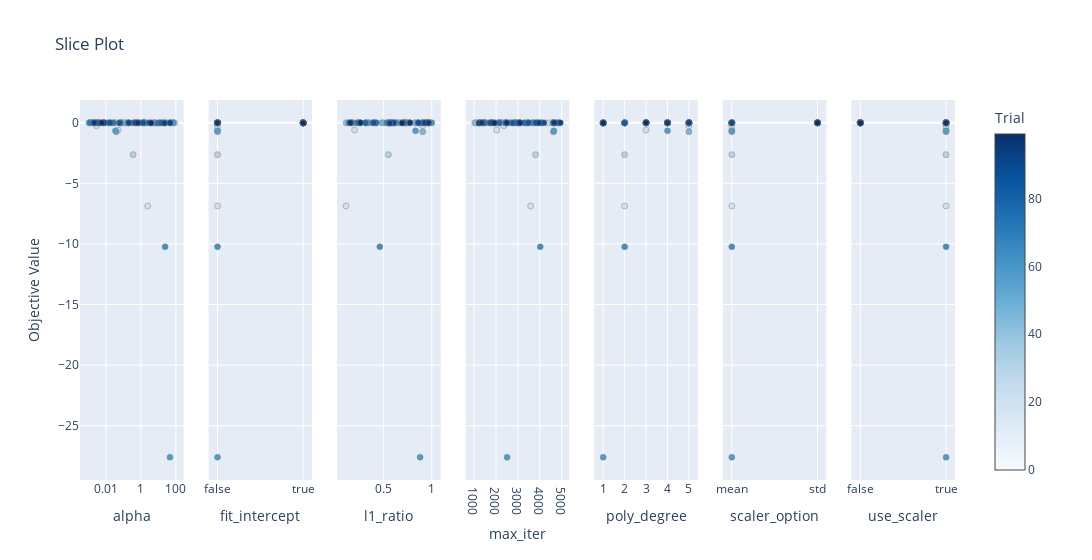

Here is the notebook cell this chart was saved with:
### Code cell
optuna.visualization.plot_slice(study, params=['alpha', 'l1_ratio', 'fit_intercept', 'max_iter','use_scaler','poly_degree','scaler_option'])
